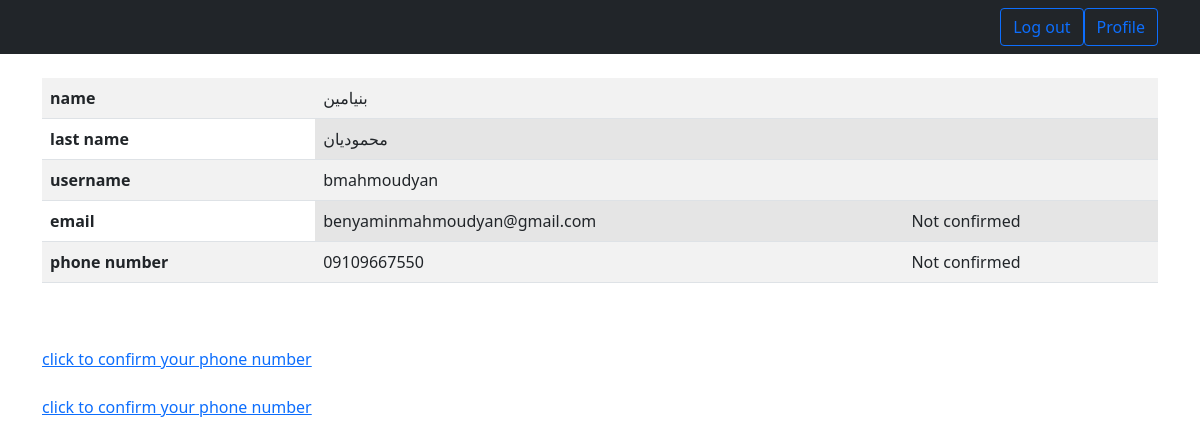
/user/bmahmoudyan (signed in), run on an earlier commit of the app's database.
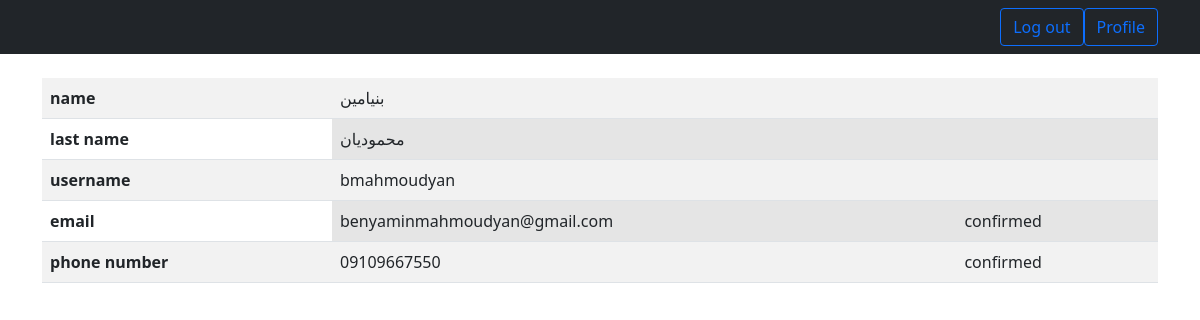
And on a later commit of the database.
### users/routes.py (the view)
@users.route('/user/<string:username>')
@login_required
def profile(username):
    user = User.query.filter_by(username=username).first_or_404()
    return render_template('users/userProfile.html', context=user)

### users/models.py (called while the page is built)
@login_manager.user_loader
def load_user(user_id):
    return User.query.get(int(user_id))

### templates/users/userProfile.html
{% extends "base.html" %}
{% block content %}
{% include "main/navbar.html" %}
<br>
<div class="container">
    <table class="table table-striped table-hover">
        <tbody>
            <tr>
                <th scope="row">name</th>
                <td colspan="2">{{ context.name }}</td>
                <td colspan="2"> </td>
            </tr>
            <tr>
                <th scope="row">last name</th>
                <td colspan="2" class="table-active">{{ context.last_name }}</td>
                <td colspan="2" class="table-active"> </td>
            </tr>
            <tr>
                <th scope="row">username</th>
                <td colspan="2">{{ context.username }}</td>
                <td colspan="2"> </td>
            </tr>
            <tr>
                <th scope="row">email</th>
                <td colspan="2" class="table-active">{{ context.email }}</td>
                {% if context.email_is_Confirm %}
                <td colspan="2" class="table-active">confirmed</td>
                {% else %}
                <td colspan="2" class="table-active">Not confirmed</td>
                {% endif %}
            </tr>
            <tr>
                <th scope="row">phone number</th>
                <td colspan="2">{{ context.phone_number }}</td>
                {% if context.phone_number_is_Confirm %}
                <td colspan="2">confirmed</td>
                {% else %}
                <td colspan="2">Not confirmed</td>
                {% endif %}
            </tr>
        </tbody>
    </table>
</div>
<div class="container">
    <br><br>
    {% if not context.email_is_Confirm %}
    <div>
        <a href="#">click to confirm your phone number</a>
    </div>
    {% endif %}
    <br>
    {% if not context.phone_number_is_Confirm %}
    <div>
        <a href="{{ url_for('users.confirm_phone_number', username=current_user.username) }}">click to confirm your
            phone number</a>
    </div>
    {% endif %}
</div>
{% endblock content %}

What changed in the data, as far as the page shows it:
changed User "بنیامین": email_is_Confirm empty → True (drawn); phone_number_is_Confirm empty → True (drawn)
Also different on the page:
text no longer shown: "Not confirmed Not confirmed click to confirm your phone number click to confirm your phone number"
text now shown: "confirmed confirmed"
